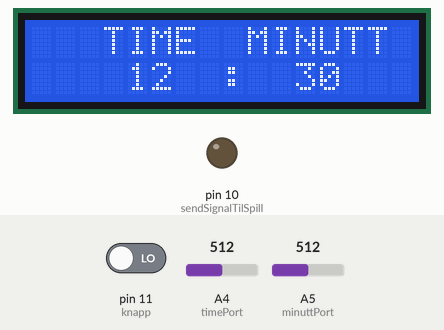
Simulated run of this sketch. Board: Arduino Uno, built with avr-gcc and run on an emulated ATmega328P. Shown: 16×2 character LCD, output pins drawn as LEDs (lit = HIGH). The test bench sets the inputs (shaded band); at power-on: pin 11 (knapp) LOW, A4 (timePort) = 512, A5 (minuttPort) = 512. What the sketch prints to the serial monitor is not drawn.

Above: at 1.2 s.
1.3 s: pin 11 (knapp) driven HIGH
At 1.6 s:
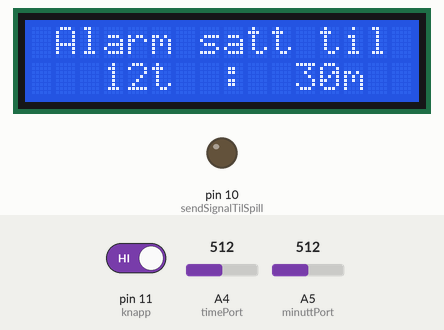
5.8 s: pin 11 (knapp) driven LOW
At 6.8 s:
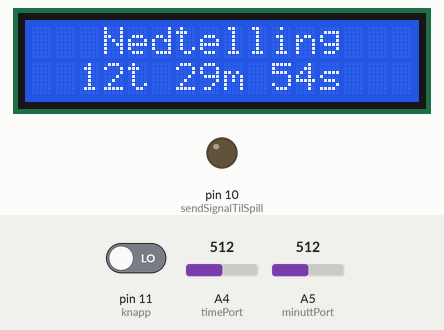
Timing chart, 0 to 8.8 s (numbered marks = the images above; inputs shaded):
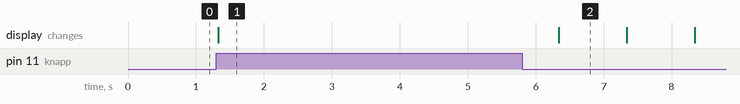

The sketch:

Alarm.ino
```cpp
#include <SoftwareSerial.h>
#include <LiquidCrystal.h>

//Porter
const int sendSignalTilSpill = 10;
const int knapp = 11;
const int timePort = A4;
const int minuttPort = A5;

// LCD
LiquidCrystal lcd(9, 5, 4, 6, 7, 8);

//Xbee
SoftwareSerial xbee(2, 3);

// Et sekund i millisekunder.
const long SEKUND = 1000;

// Et minutt i millisekunder.
const long MINUTT = SEKUND * 60;

// En time i millisekunder.
const long TIME = MINUTT * 60;

// Hvor lang tid kaffen skal startes før alarmen.
const long tidVentPaaKaffe = 5 * MINUTT;

// Alarmens tid i millisekunder
long alarmTid;

//Alarmens tid i timer og minutter.
long timer;
long minutter;

// Resetter arduinoen.
void(* reset) (void) = 0;

void setup() {

  Serial.begin(9600);

  //Xbee
  xbee.begin(9600);

  //LCD
  lcd.begin(16, 2);

  //Pin-mode
  pinMode(sendSignalTilSpill, OUTPUT);
}

void loop() {

  // Leser potentiometerene og mapper tiden til 24t og 60m.
  timer = map(analogRead(timePort), 0, 1023, 0, 24);
  minutter = map(analogRead(minuttPort), 0, 1023, 0, 4) * 15;

  Serial.print(timer);
  Serial.print(" : ");
  Serial.println(minutter);

  // Skrive tiden til LCD.
  lcd.setCursor(0, 0);
  lcd.print("   TIME  MINUTT");
  lcd.setCursor(4, 1);

  // Skrive timer.
  if (timer < 10) {
    lcd.print(" ");
    lcd.print(timer);
  } else {
    lcd.print(timer);
  }

  lcd.print("  :  ");

  // Skrive minutter.
  if (minutter == 0) {
    lcd.print(" ");
    lcd.print(minutter);
  } else {
    lcd.print(minutter);
  }

  // Starter alarmen.
  if (digitalRead(knapp) == HIGH && (millis() > SEKUND)) {
    alarm();
  }
}

void alarm() {

  Serial.println("alarm()");

  // Hvor lang tid som har gått siden alarmen startet.
  long tid;

  // Om kaffemaskinene har blitt startet elelr ikke.
  boolean startetKaffe = false;

  // Antall skeunder, minutter og timer igjen.
  long nedtellingSekund;
  long nedtellingMinutt;
  long nedtellingTime;

  lcd.clear();
  lcd.setCursor(1, 0);
  lcd.print("Alarm satt til");
  Serial.println("Alarm satt til");
  Serial.print(timer);
  Serial.print(" : ");
  Serial.print(minutter);
  lcd.setCursor(3, 1);
  lcd.print(timer);
  lcd.print("t");
  lcd.print("  :  ");
  lcd.print(minutter);
  lcd.print("m");

  // Alarmtid i millisekunder.
  alarmTid = (timer * TIME) + (minutter * MINUTT);

  // Hva millis() er på når alarmen starter.
  const long startMillis = millis();

  tid = millis() - startMillis;

  // Skjermen viser "Alarm satt til" i 5 sekunder.
  delay(5 * SEKUND);
  lcd.clear();

  // Nedtelling
  while (tid <= alarmTid) {

    // Opdatere tid gått siden alarmen startet.
    tid = millis() - startMillis;

    lcd.setCursor(3, 0);
    lcd.print("Nedtelling");

    // Oppsett og formatering av t/m/s.
    nedtellingSekund = (alarmTid-tid) / SEKUND;
    nedtellingMinutt = nedtellingSekund /60;
    nedtellingTime = nedtellingMinutt / 60;
    nedtellingSekund = nedtellingSekund - (nedtellingMinutt * 60);
    nedtellingMinutt = nedtellingMinutt - (nedtellingTime * 60);

    lcd.setCursor(2, 1);

    // Skriver ut antall timer.
    if(nedtellingTime < 10) {
      lcd.print(" ");
      lcd.print(nedtellingTime);
      lcd.print("t");
    } else {
      lcd.print(nedtellingTime);
      lcd.print("t");
    }

    lcd.print(" ");

    // Skriver ut antall minutter.
    if (nedtellingMinutt < 10) {
      lcd.print(" ");
      lcd.print(nedtellingMinutt);
      lcd.print("m");
    } else {
      lcd.print(nedtellingMinutt);
      lcd.print("m");
    }

    lcd.print(" ");

    // Skriver ut antall sekunder.
    if (nedtellingSekund < 10) {
      lcd.print(" ");
      lcd.print(nedtellingSekund);
      lcd.print("s");
    } else {
      lcd.print(nedtellingSekund);
      lcd.print("s");
    }

    // Si ifra til Kaffetrakteren.
    if ((tidVentPaaKaffe + tid) > alarmTid && !startetKaffe) {
      xbee.write('a');
      startetKaffe = true;
    }

    // Hvis knappen trykkes innen 10 minutter etter alarmen er satt så resettes den.
    if (digitalRead(knapp) == HIGH && tid < 10 * MINUTT) {
      reset();
    }
  }

  lcd.clear();
  lcd.setCursor(1, 0);
  lcd.print("Alarm ringer!");

  // Si ifra til spillet.
  digitalWrite(sendSignalTilSpill, HIGH);
}
```

Measured:
- after the input at 1.3 s, the display: changes at once (image 1)
- after the input at 5.8 s, the display: changes after 0.54 s (image 2)
- what the display in image 2 shows lasts 1.0 s, from 6.3 s to 7.3 s
